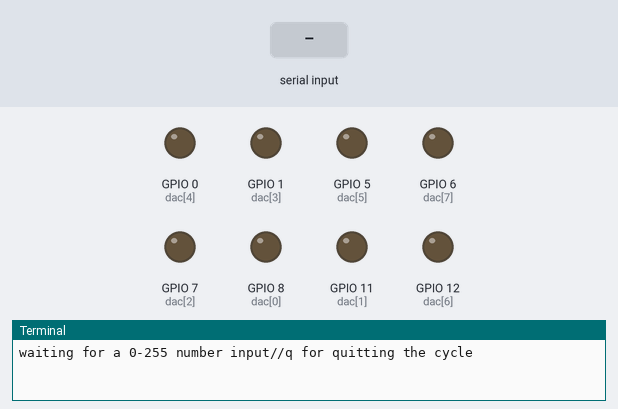
Recording of a program running on a simulated Raspberry Pi (BCM pin numbers). On the bench: output pins drawn as LEDs (lit = HIGH), the last lines printed to the terminal. Inputs (shaded band) come from the test bench.

Above: at 1.2 s.
1.3 s: "5" typed at the terminal, then Enter
At 2.2 s:
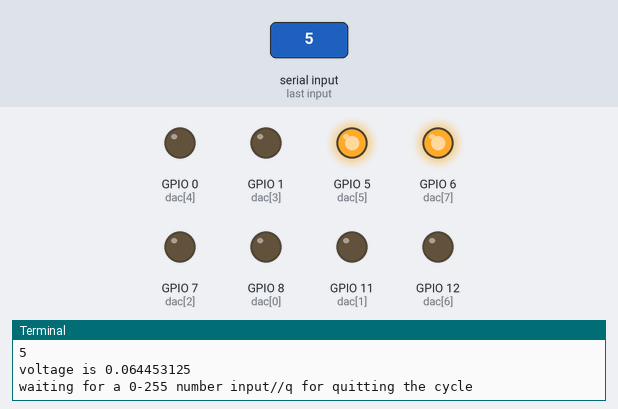
2.8 s: "90" typed at the terminal, then Enter
At 3.3 s:
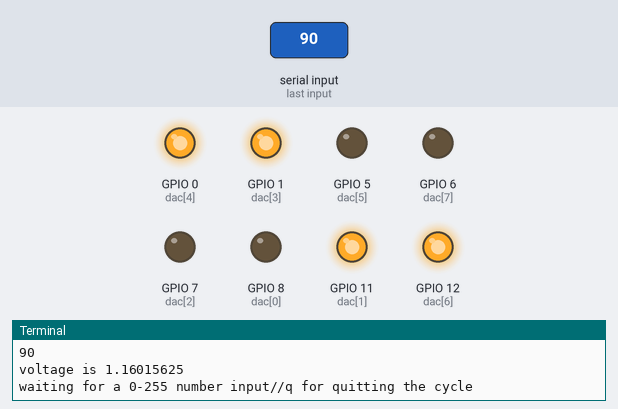
4.3 s: "200" typed at the terminal, then Enter
At 5.5 s:
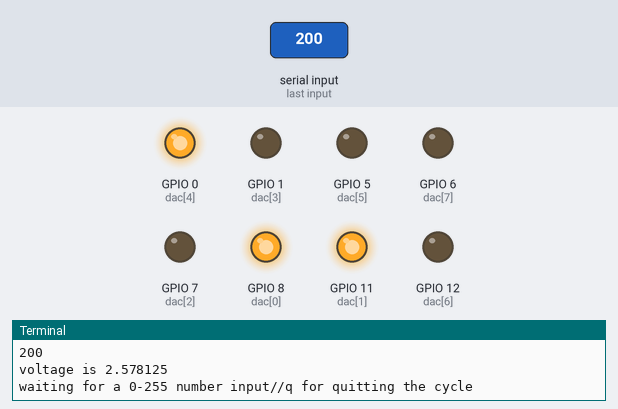
5.8 s: "1" typed at the terminal, then Enter
At 6.8 s:
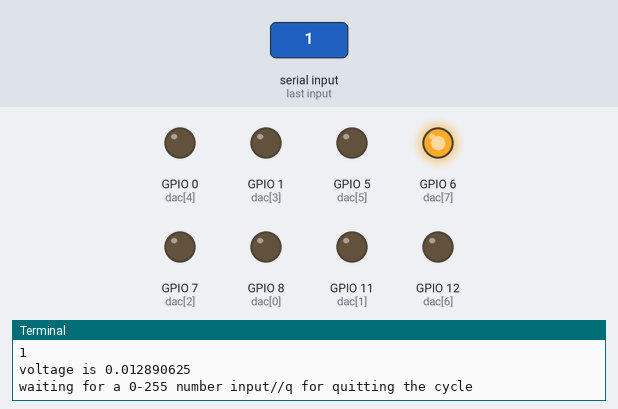
Timing chart, 0 to 8.3 s (numbered marks = the images above; inputs shaded):
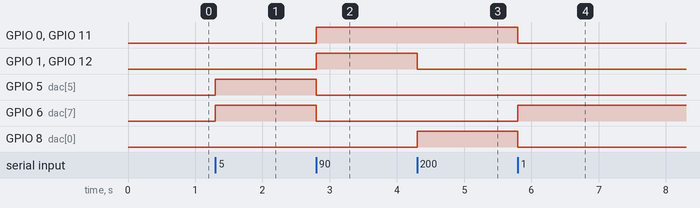

Measured:
- after the input at 1.3 s, GPIO 5 (dac[5]), GPIO 6 (dac[7]): LOW → HIGH at once
- after the input at 2.8 s, GPIO 0 (dac[4]), GPIO 1 (dac[3]), GPIO 11 (dac[1]), GPIO 12 (dac[6]): LOW → HIGH at once; GPIO 5 (dac[5]), GPIO 6 (dac[7]): HIGH → LOW at once
- after the input at 4.3 s, GPIO 1 (dac[3]), GPIO 12 (dac[6]): HIGH → LOW at once; GPIO 8 (dac[0]): LOW → HIGH at once
- after the input at 5.8 s, GPIO 0 (dac[4]), GPIO 8 (dac[0]), GPIO 11 (dac[1]): HIGH → LOW at once; GPIO 6 (dac[7]): LOW → HIGH at once

The program:

4-1-dac.py
```python
import RPi.GPIO as gpio

def dectobin(a):
    return ([int(i) for i in bin(a)[2:].zfill(8)])

gpio.setmode(gpio.BCM)

dac = [8, 11, 7, 1, 0, 5, 12, 6]
gpio.setup(dac, gpio.OUT)


try:
    while True:
        print("waiting for a 0-255 number input//q for quitting the cycle")
        a = input()
        if a == "q":
            break
        else:
            a = int(a)
        gpio.output(dac, dectobin(a))
        print(f"voltage is {3.3*a/256}")

except ValueError:
    print("not an int//<0")
except TypeError:
    print("the number was not a number")
except RuntimeError:
    print("the number was greater than 255")

finally:
    print("\ncleaning up...")
    gpio.output(dac, 0)
    gpio.cleanup()
```
